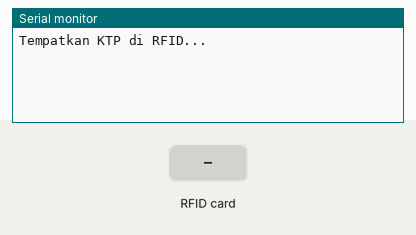
This sketch was run on a simulated Arduino Uno, built with avr-gcc and run on an emulated ATmega328P. Shown: the last lines printed to the serial monitor. The inputs (shaded band) are chosen by the test bench.

Above: at 1.2 s.
1.3 s: RFID card 05 87 3B CE F1 B2 00 held to the reader
At 2.4 s:
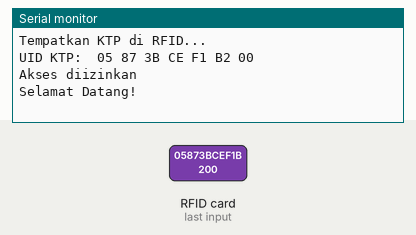
2.8 s: RFID card 5E 7A 19 C4 held to the reader
At 4.6 s:
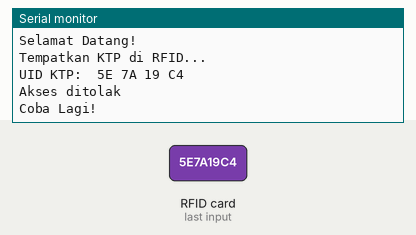

Measured:
- after the input at 1.3 s, the serial monitor: prints a new line at once (image 1)
- after the input at 2.8 s, the serial monitor: prints a new line after 0.54 s (image 2)

The sketch:

RFID_KTP.ino
```cpp
#include <SPI.h>
#include <MFRC522.h>

// Definisi pin untuk RFID
#define SS_PIN 10
#define RST_PIN 9
#define ACCESS_DELAY 2000  // Durasi akses diizinkan (2 detik)
#define DENIED_DELAY 1000  // Durasi akses ditolak (1 detik)

MFRC522 mfrc522(SS_PIN, RST_PIN);    // Inisialisasi RFID reader

// Daftar UID yang diizinkan (contoh UID dari KTP yang valid)
String allowedUIDs[] = {
  "05 87 3B CE F1 B2 00",  // UID KTP pertama yang diizinkan
    // UID KTP kedua yang diizinkan
};

void setup() {
  // Inisialisasi komunikasi serial dan SPI
  Serial.begin(9600);
  SPI.begin();
  mfrc522.PCD_Init();   // Inisialisasi RFID reader
  Serial.println("Tempatkan KTP di RFID...");
}

void loop() {
  // Cek apakah ada kartu baru (KTP)
  if (!mfrc522.PICC_IsNewCardPresent()) {
    return; // Jika tidak ada kartu, lanjutkan
  }

  // Pilih kartu
  if (!mfrc522.PICC_ReadCardSerial()) {
    return; // Jika tidak dapat membaca kartu, lanjutkan
  }

  // Membaca UID dari kartu (KTP) dan menampilkan di Serial Monitor
  String content = readRFID();

  // Cek apakah kartu (KTP) diizinkan
  if (isAuthorized(content)) {
    grantAccess();  // Fungsi untuk memberi akses
  } else {
    denyAccess();   // Fungsi untuk menolak akses
  }

  delay(2000);  // Delay untuk menunggu kartu berikutnya
  Serial.println("Tempatkan KTP di RFID...");
}

// Membaca UID kartu (KTP)
String readRFID() {
  String content = "";
  Serial.print("UID KTP: ");
  for (byte i = 0; i < mfrc522.uid.size; i++) {
    Serial.print(mfrc522.uid.uidByte[i] < 0x10 ? " 0" : " ");
    Serial.print(mfrc522.uid.uidByte[i], HEX);
    content.concat(String(mfrc522.uid.uidByte[i] < 0x10 ? " 0" : " "));
    content.concat(String(mfrc522.uid.uidByte[i], HEX));
  }
  Serial.println();
  content.toUpperCase();  // Ubah UID menjadi huruf besar
  return content;
}

// Mengecek apakah KTP diizinkan berdasarkan UID
bool isAuthorized(String content) {
  // Loop untuk memeriksa apakah UID ada di daftar yang diizinkan
  for (int i = 0; i < sizeof(allowedUIDs) / sizeof(allowedUIDs[0]); i++) {
    if (content.substring(1) == allowedUIDs[i]) {
      return true;  // Jika cocok, akses diizinkan
    }
  }
  return false;  // Jika tidak cocok, akses ditolak
}

// Fungsi untuk memberikan akses jika KTP diizinkan
void grantAccess() {
  Serial.println("Akses diizinkan");
  Serial.println("Selamat Datang!");
}

// Fungsi untuk menolak akses jika KTP tidak diizinkan
void denyAccess() {
  Serial.println("Akses ditolak");
  Serial.println("Coba Lagi!");
}
```
